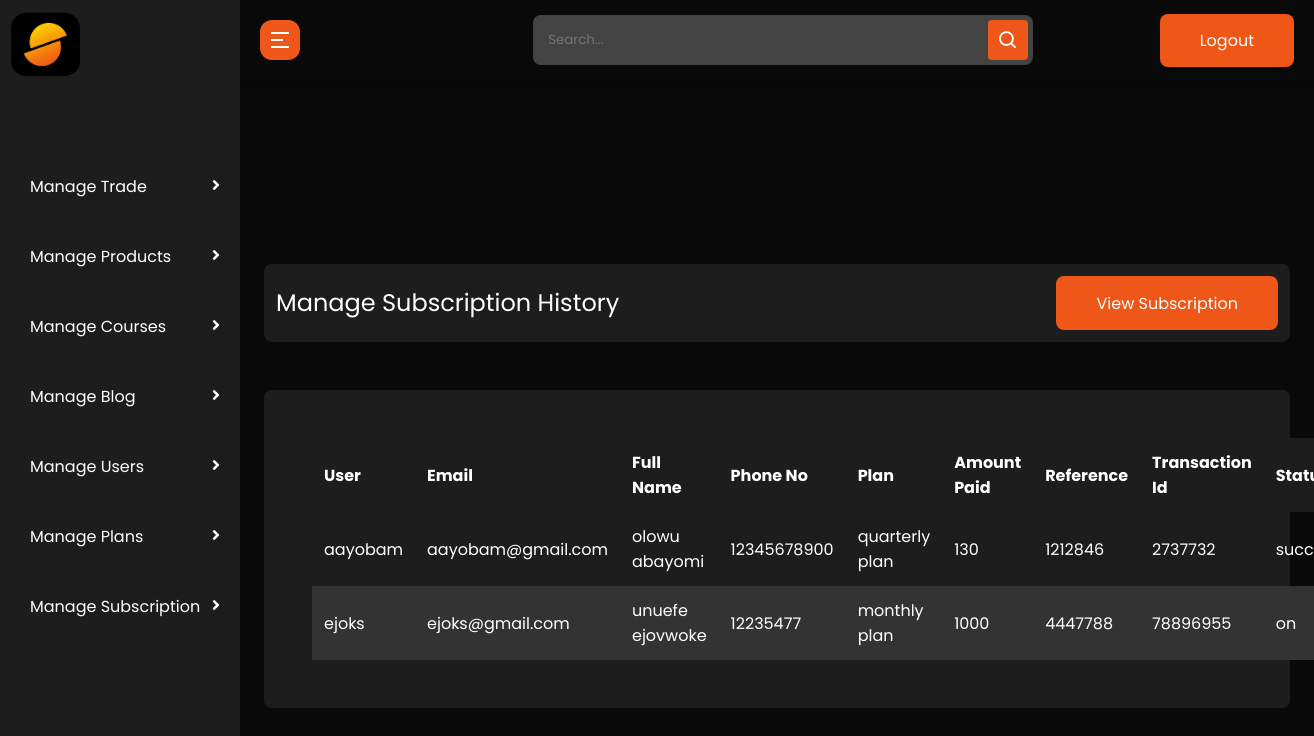
The app's page /subscription-history (signed in), older data.
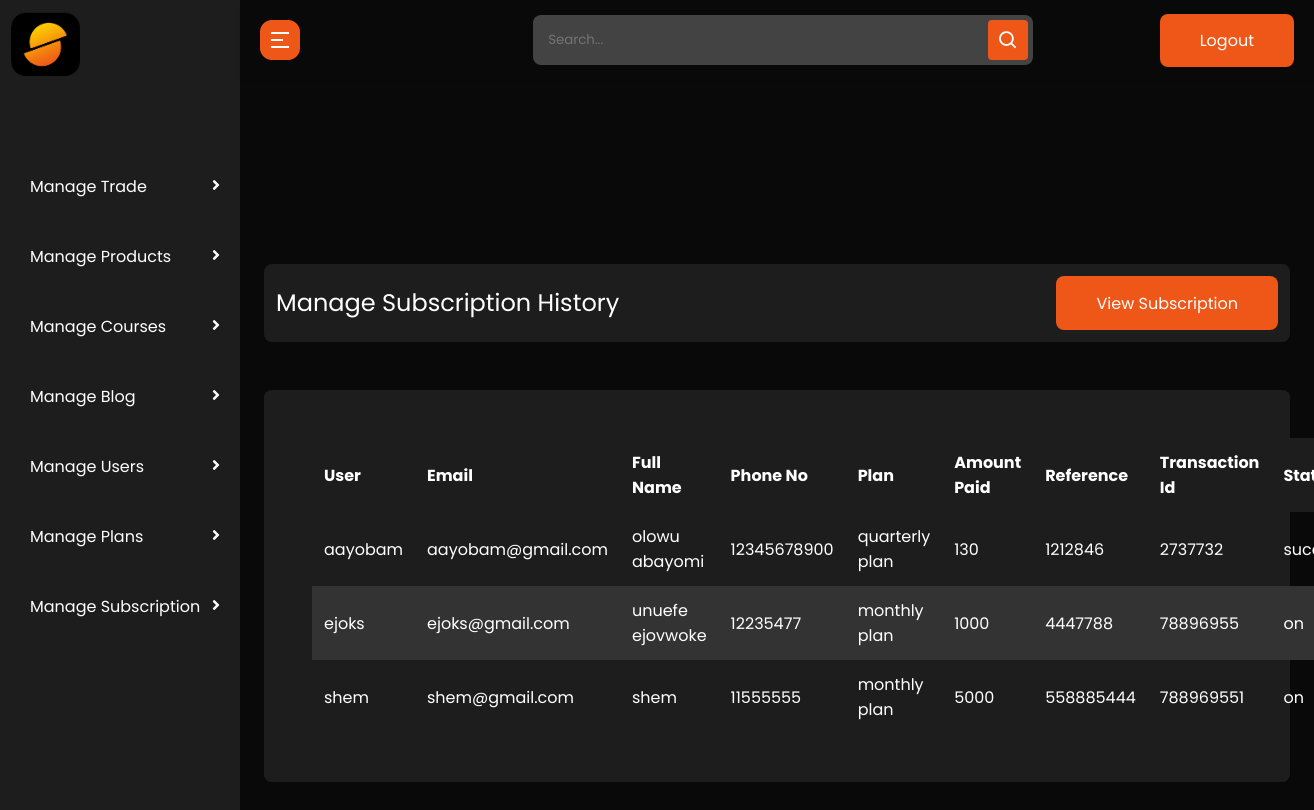
The same page, newer data.
### cms/models.py (models this page shows, shortened)
class SubscriptionHistory(models.Model):
    id = models.UUIDField(default=uuid.uuid4, unique=True, primary_key=True, editable=False)
    user = models.ForeignKey(User, on_delete=models.CASCADE)
    email = models.EmailField(max_length=200, unique=False, blank=False)
    full_name = models.CharField(max_length=200, blank=False)
    phone_no = models.CharField(max_length=11, unique=False, blank=False)
    plan = models.ForeignKey(Plan, on_delete=models.CASCADE, default='monthly plan')
    amount_paid = models.IntegerField(default=0)
    reference = models.CharField(max_length=200, unique=True, blank=False)
    transaction_id = models.CharField(max_length=200)
    status = models.CharField(max_length=200)
    start_date = models.DateField(default=today)
    expiry_date = models.DateField(default=None)
    active = models.BooleanField(default=False)

class Plan(models.Model):
    title = models.CharField(max_length=100)
    slug = models.SlugField(unique=True)
    desc = models.TextField()
    price = models.IntegerField(default=0)
    discount_price = models.IntegerField(default=0)
    discount= models.IntegerField(default=0)
    created_on = models.DateTimeField(auto_now_add=True)
    class Meta:
        ordering = ("created_on",)
    def __str__(self):
        return self.title

### userprolog/models.py (models this page shows, shortened)
class User(AbstractBaseUser, PermissionsMixin):
    id = models.UUIDField(primary_key=True, default=uuid.uuid4, editable=False, unique=True)
    username = models.CharField(max_length=200, unique=True, blank=True)
    email = models.EmailField(max_length=200, unique=True, blank=False)
    first_name = models.CharField(max_length=200, blank=True)
    last_name = models.CharField(max_length=200, blank=True)
    phone_no = models.CharField(max_length=11,validators=[MaxLengthValidator(11)])
    profile_picture = models.ImageField(null=True, blank=True, default="default_user_image.jpeg", upload_to="profile_image/",)
    is_active = models.BooleanField(default=False)
    is_staff = models.BooleanField(default=False)
    is_superuser = models.BooleanField(default=False)
    date_joined = models.DateTimeField(auto_now_add=True)
    created = models.DateTimeField(auto_now_add=True)
    updated = models.DateTimeField(auto_now=True)
    objects = UserManager()
    EMAIL_FIELD = 'email'
    USERNAME_FIELD = 'username'
    REQUIRED_FIELDS = ['email',]
    def __str__(self):
        return self.username

### cms/decorators.py (the view)
        def wrapper_func(request, *args, **kwargs):
            group = None
            if request.user.groups.exists():
                group = request.user.groups.all()[0].name
            if group in allowed_roles:
                return view_func(request, *args, **kwargs)
            else:
                return redirect("unauthorized-page")

### cms/views.py (called while the page is built)
@login_required(login_url='admin-login')
@allowed_user(allowed_roles=['admin'])
@admin_only
def admin_subscription_history(request):
    template_name = "cms/admin-subscription/index.html"
    subscriptions = SubscriptionHistory.objects.all()
    context = {"subscriptions":subscriptions}
    return render(request, template_name, context)

### cms/templates/cms/admin-subscription/index.html (shortened to what this page needs)
{% extends 'admin_base.html' %}
{% load static %}
{% block content %}
  <section class="panel-section" style=margin-top:-700px>
    <div class="panel-content">
      <div class="page-wrapper admin-wrapper">
        <section class="alt-nav">
            <h4>Manage Subscription History</h4>
            <a href="{% url 'admin-sub-list' %}" class="btn">View Subscription</a>
        </section>
        <div class="content-container">
          <section class="trade-table">
              <table>
                <thead>
                  <tr>
                    <th scope="col">User</th>
                    <th scope="col">Email</th>
                    <th scope="col">Full Name</th>
                    <th scope="col">Phone No</th>
                    <th scope="col">Plan</th>
                    <th scope="col">Amount Paid</th>
                    <th scope="col">Reference</th>
                    <th scope="col">Transaction Id</th>
                    <th scope="col">Status</th>
                  </tr>
                </thead>
                <tbody>
                  {% for sub in subscriptions %}
                    <tr>
                      <td data-label="User">{{ sub.user }}</td>
                      <td data-label="Email">{{ sub.email }}</td>
                      <td data-label="Full Name">{{ sub.full_name }}</td>
                      <td data-label="Phone No">{{ sub.phone_no }}</td>
                      <td data-label="Plan">{{ sub.plan }}</td>
                      <td data-label="Amount Paid">{{ sub.amount_paid }}</td>
                      <td data-label="Reference">{{ sub.reference }}</td>
                      <td data-label="Transaction Id">{{ sub.transaction_id }}</td>
                      <td data-label="Status">{{ sub.status }}</td>
                    </tr>
                  {% endfor %}
                </tbody>
              </table>
          </section>
        </div>
      </div>
    </div>
  </section>
{% endblock content %}

### cms/templates/admin_base.html (shortened to what this page needs)
{% load static %}
<!DOCTYPE html>
<html lang="en">
	<head>
      <link rel="stylesheet" type="text/css" href="{% static 'css/style.css' %}" />
      <link rel="stylesheet" type="text/css" href="{% static 'css/admin.css' %}" />
      <link rel="stylesheet" href="{% static 'css/sidebar.css' %}">
    <link href="https://cdn.jsdelivr.net/npm/remixicon@2.5.0/fonts/remixicon.css" rel="stylesheet">
    <link href='https://unpkg.com/boxicons@2.0.7/css/boxicons.min.css' rel='stylesheet'>
      <link rel="stylesheet" href="https://cdnjs.cloudflare.com/ajax/libs/font-awesome/5.15.1/css/all.min.css">
  </head>
<body>
    <div class="sidebar">
    <div class="logo-details">
      <img src="{% static 'images/logo.png' %}">
    </div>
    <ul class="nav-links">
      <div class="item">
        <a class="sub-btn">Manage Trade<i class="fas fa-angle-right dropdown"></i></a>
      </div>
      <div class="item">
        <a class="sub-btn">Manage Products<i class="fas fa-angle-right dropdown"></i></a>
      </div>
      <div class="item">
        <a class="sub-btn">Manage Courses<i class="fas fa-angle-right dropdown"></i></a>
      </div>
      <div class="item">
        <a class="sub-btn">Manage Blog<i class="fas fa-angle-right dropdown"></i></a>
      </div>
      <div class="item">
        <a class="sub-btn">Manage Users<i class="fas fa-angle-right dropdown"></i></a>
      <div class="item">
        <a class="sub-btn">Manage Plans<i class="fas fa-angle-right dropdown"></i></a>
      <div class="item">
        <a class="sub-btn">Manage Subscription<i class="fas fa-angle-right dropdown"></i></a>
    </ul>
  </div>
  <section class="panel-section">
    <nav class="panel-nav">
      <div class="sidebar-button">
        <img src="{% static 'images/hamburger.png' %}" class='bx bx-menu sidebarBtn'></i>
      </div>
      <div class="search-box">
        <form action="" method="get">
          <input type="search" placeholder="Search...">
          <i class='bx bx-search' ></i>
        </form>
      </div>
      <div>
        <a href="{% url 'admin-logout' %}" class="btn">Logout</a>
      </div>
    </nav>
  </section>
    {% block content %} {% endblock %}
</body>
</html>

### static/css/style.css (style rules this page uses)
html { scroll-behavior: smooth; }
* { margin: 0; padding: 0; -webkit-box-sizing: border-box; box-sizing: border-box; }
body { font-family: "Poppins", sans-serif; background-color: #0a0909; color: #fff; max-width: 1440px; margin: auto; }
.page-wrapper { padding: 0 24px; }
h4 { font-size: clamp(20px, 3vw, 24px); }
h2, h4, h5 { line-height: 1.2; }
a { text-decoration: none; color: #fff; }
.btn { padding: 15px 40px; border: 0px; border-radius: 8px; background-color: #ee5717; font-family: "Poppins", sans-serif; -webkit-transition: 0.3s; transition: 0.3s; height: 54px; width: auto; }
a.btn { text-decoration: none; color: #fff; }
img { object-fit: cover; object-position: center; }
.dropdown { position: relative; display: inline-block; cursor: pointer; }
.trade-table { width: 90%; background-color: #1d1d1d; margin: auto; margin-top: 48px; border-radius: 8px; padding: 48px; }
.trade-table table { border-collapse: collapse; width: 100%; }
.trade-table table thead { font-weight: 500; }
.trade-table table td, .trade-table table th { text-align: left; padding: 12px; }
.trade-table table th { background-color: #1d1d1d; }
.trade-table table tr:nth-child(even) { background-color: #333333; border-radius: 8px; }
section.alt-nav { margin-top: 60px; }

### static/css/admin.css (style rules this page uses)
* { font-family: "Poppins", sans-serif; }
.alt-nav { width: 100%; display: -webkit-box; display: -ms-flexbox; display: flex; -webkit-box-pack: justify; -ms-flex-pack: justify; justify-content: space-between; -webkit-box-align: center; -ms-flex-align: center; align-items: center; padding: 12px; background-color: #1D1D1D; border-radius: 8px; margin-top: 24px; }
.alt-nav h4 { font-weight: 400; }
.trade-table { width: 100%; }
.trade-table thead { font-weight: normal; }
.trade-table tbody { font-weight: 400; }
.content-container { background-color: #1D1D1D; margin: 48px 0; border-radius: 8px; }

### static/css/sidebar.css (style rules this page uses)
.sidebar { position: fixed; height: 100%; width: 240px; background: #1D1D1D; transition: all 0.5s ease; overflow-y: scroll; }
.sidebar .logo-details { height: 80px; display: flex; align-items: center; }
.sidebar .logo-details img { width: 80px; height: auto; text-align: center; margin-left: 5px; margin-top: 12px; }
.sidebar .nav-links { margin-top: 10px; }
.sidebar .nav-links { width: 100%; margin-top: 72px; z-index: 1; }
.sidebar .nav-links .item { position: relative; cursor: pointer; }
.sidebar .nav-links .item a { text-decoration: none; display: block; padding: 5px 30px; line-height: 60px; }
.sidebar .nav-links .item i { margin-right: 15px; }
.sidebar .nav-links .item a .dropdown { position: absolute; right: 0; margin: 20px; transition: 0.3s ease; }
.panel-section { position: relative; min-height: 100vh; width: calc(100% - 240px); left: 240px; transition: all 0.5s ease; }
.panel-section .panel-nav { display: flex; justify-content: space-between; height: 80px; background: #0A0909; display: flex; align-items: center; position: fixed; width: calc(100% - 240px); left: 240px; z-index: 100; padding: 0 20px; box-shadow: 0 1px 1px rgba(0, 0, 0, 0.1); transition: all 0.5s ease; }
.panel-section .panel-nav .sidebar-button { display: flex; align-items: center; }
.panel-nav .sidebar-button img { width: 40px; height: auto; }
.panel-section .panel-nav .search-box { position: relative; height: 50px; max-width: 500px; width: 100%; margin: 0 20px; }
.search-box form { height: 50px; }
.panel-nav .search-box input { height: 100%; width: 100%; outline: none; background: #434343; border-radius: 8px; padding: 0 15px; border: 0px; color: #fff; }
.panel-nav .search-box .bx-search { position: absolute; height: 40px; width: 40px; background: #EE5717; right: 5px; top: 50%; transform: translateY(-50%); border-radius: 4px; line-height: 40px; text-align: center; color: #fff; font-size: 22px; transition: all 0.4 ease; }
.panel-section .panel-content { position: relative; padding-top: 104px; }

Row changes from the older to the newer data that the page shows:
added SubscriptionHistory: user "shem", email "shem@gmail.com", full_name "shem", phone_no "11555555", plan "monthly plan", amount_paid "5000", reference "558885444", transaction_id "788969551", status "on"
